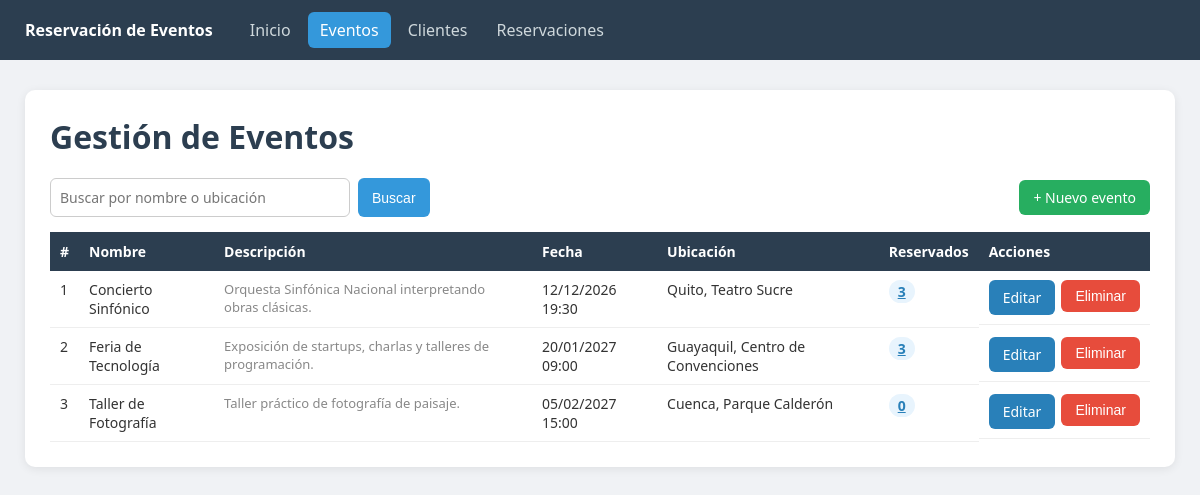
The page /eventos.php on the database its author committed.
### tables this page shows
CREATE TABLE IF NOT EXISTS eventos (
    evento_id INT AUTO_INCREMENT PRIMARY KEY,
    nombre VARCHAR(120) NOT NULL,
    descripcion TEXT,
    fecha DATETIME NOT NULL,
    ubicacion VARCHAR(200) NOT NULL
);

### includes/funciones.php (called while the page is built, shortened)
<?php
function e($txt) { return htmlspecialchars((string)$txt, ENT_QUOTES, "UTF-8"); }
function fecha($valor) { return date("d/m/Y H:i", strtotime($valor)); }

### config/Database.php (called while the page is built)
<?php
class Database
{
    private string $host = "localhost";
    private string $dbName = "reservacion_eventos";
    private string $user = "root";
    private string $password = "";
    private static ?PDO $conexion = null;
    public function conectar(): PDO
    {
        if (self::$conexion === null) {
            try {
                $dsn = "mysql:host={$this->host};dbname={$this->dbName};charset=utf8mb4";
                self::$conexion = new PDO($dsn, $this->user, $this->password);
                self::$conexion->setAttribute(PDO::ATTR_ERRMODE, PDO::ERRMODE_EXCEPTION);
                self::$conexion->setAttribute(PDO::ATTR_DEFAULT_FETCH_MODE, PDO::FETCH_ASSOC);
            } catch (PDOException $e) {
                die("Error de conexión: " . $e->getMessage());
            }
        }
        return self::$conexion;
    }
}

### models/Evento.php (called while the page is built, shortened)
<?php
require_once __DIR__ . "/../config/Database.php";
class Evento
{
    private PDO $db;
    private string $tabla = "eventos";
    public function __construct()
    {
        $this->db = (new Database())->conectar();
    }
    public function listar(string $buscar = ""): array
    {
        $sql = "SELECT e.*, COALESCE(SUM(r.cantidad), 0) AS reservados
                FROM {$this->tabla} e
                LEFT JOIN reservaciones r ON r.evento_id = e.evento_id";
        $params = [];
        $sql .= " GROUP BY e.evento_id ORDER BY e.fecha";
        $stmt = $this->db->prepare($sql);
        $stmt->execute($params);
        return $stmt->fetchAll();
    }
}

### eventos.php (the view, shortened to what this page needs)
<?php
require_once "models/Evento.php";
require_once "includes/funciones.php";
$evento = new Evento();
$buscar = trim($_GET["buscar"] ?? "");
$eventos = $evento->listar($buscar);
require "includes/header.php";
?>
<div class="contenedor">
    <h1>Gestión de Eventos</h1>
    <div class="barra">
        <form method="GET" class="buscador">
            <input type="text" name="buscar" placeholder="Buscar por nombre o ubicación" value="<?= e($buscar) ?>">
            <button type="submit" class="btn">Buscar</button>
        </form>
        <a href="evento_form.php" class="btn verde">+ Nuevo evento</a>
    </div>
    <table>
        <thead>
        <tr>
            <th>#</th><th>Nombre</th><th>Descripción</th><th>Fecha</th>
            <th>Ubicación</th><th>Reservados</th><th>Acciones</th>
        </tr>
        </thead>
        <tbody>
        <?php if (empty($eventos)): ?>
            <tr><td colspan="7" class="centro">No hay eventos registrados.</td></tr>
        <?php else: foreach ($eventos as $ev): ?>
            <tr>
                <td><?= e($ev["evento_id"]) ?></td>
                <td><?= e($ev["nombre"]) ?></td>
                <td class="tenue"><?= e($ev["descripcion"]) ?></td>
                <td><?= fecha($ev["fecha"]) ?></td>
                <td><?= e($ev["ubicacion"]) ?></td>
                <td><a href="reservaciones.php?evento=<?= $ev["evento_id"] ?>" class="chip"><?= (int)$ev["reservados"] ?></a></td>
                <td class="acciones">
                    <a href="evento_form.php?id=<?= $ev["evento_id"] ?>" class="btn azul">Editar</a>
                    <form method="POST" action="evento_eliminar.php" onsubmit="return confirm('¿Eliminar este evento?');">
                        <button type="submit" class="btn rojo">Eliminar</button>
                    </form>
                </td>
            </tr>
        <?php endforeach; endif; ?>
        </tbody>
    </table>
</div>
<?php require "includes/footer.php"; ?>

### css/estilos.css (style rules this page uses)
* { box-sizing: border-box; margin: 0; padding: 0; }
body { font-family: "Segoe UI", Arial, sans-serif; background: #f0f2f5; color: #333; }
.contenedor { max-width: 1150px; margin: 30px auto; background: #fff; padding: 25px; border-radius: 10px; box-shadow: 0 2px 10px rgba(0,0,0,.08); }
h1 { margin-bottom: 20px; color: #2c3e50; }
.barra { display: flex; justify-content: space-between; align-items: center; gap: 10px; flex-wrap: wrap; margin-bottom: 15px; }
.buscador { display: flex; gap: 8px; }
.buscador input, .buscador select { width: 300px; }
input, textarea, select { width: 100%; padding: 9px; border: 1px solid #ccc; border-radius: 6px; font-size: 14px; font-family: inherit; background: #fff; }
.btn { display: inline-block; padding: 8px 14px; border: none; border-radius: 6px; background: #3498db; color: #fff; text-decoration: none; font-size: 14px; cursor: pointer; white-space: nowrap; }
.verde { background: #27ae60; }
.azul { background: #2980b9; }
.rojo { background: #e74c3c; }
table { width: 100%; border-collapse: collapse; font-size: 14px; }
th { background: #2c3e50; color: #fff; padding: 10px; text-align: left; }
td { padding: 9px 10px; border-bottom: 1px solid #eee; vertical-align: top; }
.acciones { display: flex; gap: 6px; }
.acciones form { margin: 0; }
.chip { display: inline-block; background: #e8f4fd; color: #2980b9; padding: 2px 9px; border-radius: 12px; font-weight: 600; }
.tenue { color: #888; font-size: 13px; }

### rows shown on the page
eventos: evento_id "1", nombre "Concierto Sinfónico", descripcion "Orquesta Sinfónica Nacional interpretando obras clásicas.", fecha "12/12/2026 19:30", ubicacion "Quito, Teatro Sucre", reservados "3"
eventos: evento_id "2", nombre "Feria de Tecnología", descripcion "Exposición de startups, charlas y talleres de programación.", fecha "20/01/2027 09:00", ubicacion "Guayaquil, Centro de Convenciones", reservados "3"
eventos: evento_id "3", nombre "Taller de Fotografía", descripcion "Taller práctico de fotografía de paisaje.", fecha "05/02/2027 15:00", ubicacion "Cuenca, Parque Calderón", reservados "0"
